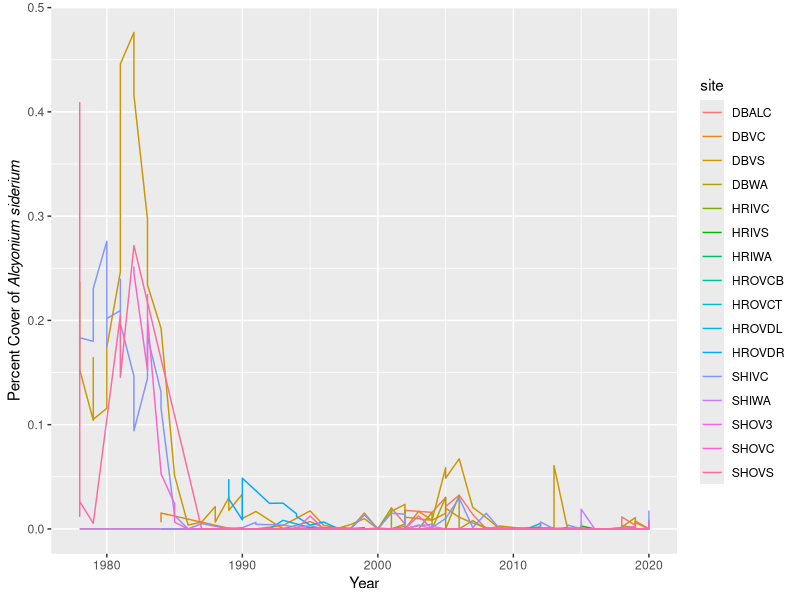

The R source for this figure: (Note: this script raises an error after producing the figure.)
#' -----------------------------------------------
#' This script creates visualizations of timeseries
#' of species
#' -----------------------------------------------

library(readr)
library(dplyr)
library(ggplot2)

sebens_substrate_proportion <-read_csv("data/sebens_substrate_proportion.csv")
View(sebens_substrate_proportion)

sebens_substrate_proportion <-
  sebens_substrate_proportion |>
  filter(year > 1970,
         month %in% c(6:9),
         angle == "vertical") |>
  mutate(year_cent = year - mean(year))

str(sebens_substrate_proportion)


#Use corrected names from coefs_with_indicies.csv

Alcyonium_siderium_plot <- ggplot(data = sebens_substrate_proportion,
       aes(x = year, y = alcyonium_sub, #sub in species name
           color = site)) +
  geom_line()+
  labs(x = "Year",
       y = "Percent Cover of *Alcyonium siderium*")+ #sub in species name
  theme(axis.title.y = ggtext::element_markdown())+  
  ggsave("figures/Alcyonium_siderium_plot.pdf")

Alcyonium_siderium_plot

Anomia_simplex_plot <- ggplot(data = sebens_substrate_proportion,
                              aes(x = year, y = anomia_spp, #sub in species name
                                  color = site)) +
  geom_line()+
  labs(x = "Year",
       y = "Percent Cover of *Anomia simplex*")+ #sub in species name
  theme(axis.title.y = ggtext::element_markdown())+  
  ggsave("figures/Anomia_simplex_plot.pdf")

Anomia_simplex_plot

Aplidium_glabrum_plot <- ggplot(data = sebens_substrate_proportion,
                                aes(x = year, y = aplidium_glabrum, #sub in species name
                                    color = site)) +
  geom_line()+
  labs(x = "Year",
       y = "Percent Cover of *Aplidium glabrum*")+ #sub in species name
  theme(axis.title.y = ggtext::element_markdown())+  
  ggsave("figures/Aplidium_glabrum_plot.pdf")

Aplidium_glabrum_plot

Balanus_balanus_plot <- ggplot(data = sebens_substrate_proportion,
                               aes(x = year, y = balanus_balanus, #sub in species name
                                   color = site)) +
  geom_line()+
  labs(x = "Year",
       y = "Percent Cover of *Balanus balanus*")+ #sub in species name
  theme(axis.title.y = ggtext::element_markdown())+  
  ggsave("figures/Balanus_balanus_plot.pdf")

Balanus_balanus_plot

Boltenia_echinata_plot <- ggplot(data = sebens_substrate_proportion,
                                 aes(x = year, y = boltenia_echinata, #sub in species name
                                     color = site)) +
  geom_line()+
  labs(x = "Year",
       y = "Percent Cover of *Boltenia echinata*")+ #sub in species name
  theme(axis.title.y = ggtext::element_markdown())+  
  ggsave("figures/Boltenia_echinata_plot.pdf")

Boltenia_echinata_plot

Boltenia_ovifera_plot <- ggplot(data = sebens_substrate_proportion,
                                aes(x = year, y = boltenia_ovifera, #sub in species name
                                    color = site)) +
  geom_line()+
  labs(x = "Year",
       y = "Percent Cover of *Boltenia ovifera*")+ #sub in species name
  theme(axis.title.y = ggtext::element_markdown())+  
  ggsave("figures/Boltenia_ovifera_plot.pdf")

Boltenia_ovifera_plot

Botrylloides_violaceus_plot <- ggplot(data = sebens_substrate_proportion,
                                      aes(x = year, y = botrylloides_sp, #sub in species name
                                          color = site)) +
  geom_line()+
  labs(x = "Year",
       y = "Percent Cover of *Botrylloides violaceus*")+ #sub in species name
  theme(axis.title.y = ggtext::element_markdown())+  
  ggsave("figures/Botrylloides_violaceus_plot.pdf")

Botrylloides_violaceus_plot

Botryllus_schlosseri_plot <- ggplot(data = sebens_substrate_proportion,
                                    aes(x = year, y = botryllus_schlosseri, #sub in species name
                                        color = site)) +
  geom_line()+
  labs(x = "Year",
       y = "Percent Cover of *Botryllus schlosseri*")+ #sub in species name
  theme(axis.title.y = ggtext::element_markdown())+  
  ggsave("figures/Botryllus_schlosseri_plot.pdf")

Botryllus_schlosseri_plot

Clathromorphum_circumscriptum_plot <- ggplot(data = sebens_substrate_proportion,
                                        aes(x = year, y = clathromorphum_sp, #sub in species name
                                            color = site)) +
  geom_line()+
  labs(x = "Year",
       y = "Percent Cover of *Clathromorphum circumscriptum*")+ #sub in species name
  theme(axis.title.y = ggtext::element_markdown())+  
  ggsave("figures/Clathromorphum_circumscriptum_plot.pdf")

Clathromorphum_circumscriptum_plot

Cliona_celata_plot <- ggplot(data = sebens_substrate_proportion,
                             aes(x = year, y = cliona_spp, #sub in species name
                                 color = site)) +
  geom_line()+
  labs(x = "Year",
       y = "Percent Cover of *Cliona celata*")+ #sub in species name
  theme(axis.title.y = ggtext::element_markdown())+  
  ggsave("figures/Cliona_celata_plot.pdf")

Cliona_celata_plot

Dendrodoa_carnea_plot <- ggplot(data = sebens_substrate_proportion,
                                aes(x = year, y = dendrodoa_carnea, #sub in species name
                                    color = site)) +
  geom_line()+
  labs(x = "Year",
       y = "Percent Cover of *Dendrodoa carnea*")+ #sub in species name
  theme(axis.title.y = ggtext::element_markdown())+  
  ggsave("figures/Dendrodoa_carnea_plot.pdf")

Dendrodoa_carnea_plot

Didemnum_albidum_plot <- ggplot(data = sebens_substrate_proportion,
                                aes(x = year, y = didemnum_albidum, #sub in species name
                                    color = site)) +
  geom_line()+
  labs(x = "Year",
       y = "Percent Cover of *Didemnum albidum*")+ #sub in species name
  theme(axis.title.y = ggtext::element_markdown())+  
  ggsave("figures/Didemnum_albidum_plot.pdf")

Didemnum_albidum_plot

Didemnum_vexillum_plot <- ggplot(data = sebens_substrate_proportion,
                                 aes(x = year, y = didemnum_vexillum, #sub in species name
                                     color = site)) +
  geom_line()+
  labs(x = "Year",
       y = "Percent Cover of *Didemnum vexillum*")+ #sub in species name
  theme(axis.title.y = ggtext::element_markdown())+  
  ggsave("figures/Didemnum_vexillum_plot.pdf")

Didemnum_vexillum_plot

Dilosoma_listerianum_plot <- ggplot(data = sebens_substrate_proportion,
                                    aes(x = year, y = diplosoma_listerianum, #sub in species name
                                        color = site)) +
  geom_line()+
  labs(x = "Year",
       y = "Percent Cover of *Diplosoma listerianum*")+ #sub in species name
  theme(axis.title.y = ggtext::element_markdown())+  
  ggsave("figures/Dilosoma_listerianum_plot.pdf")

Dilosoma_listerianum_plot

Edwardsiella_lineata_plot <- ggplot(data = sebens_substrate_proportion,
                                    aes(x = year, y = edwardsiella_lineata, #sub in species name
                                        color = site)) +
  geom_line()+
  labs(x = "Year",
       y = "Percent Cover of *Edwardsiella lineata*")+ #sub in species name
  theme(axis.title.y = ggtext::element_markdown())+  
  ggsave("figures/Edwardsiella_lineata_plot.pdf")

Edwardsiella_lineata_plot

Halichondria_panicea_plot <- ggplot(data = sebens_substrate_proportion,
                                    aes(x = year, y = halichondria_panicea, #sub in species name
                                        color = site)) +
  geom_line()+
  labs(x = "Year",
       y = "Percent Cover of *Halichondria panicea*")+ #sub in species name
  theme(axis.title.y = ggtext::element_markdown())+  
  ggsave("figures/Halichondria_panicea_plot.pdf")

Halichondria_panicea_plot

Haliclona_oculata_plot <- ggplot(data = sebens_substrate_proportion,
                                 aes(x = year, y = haliclona_oculata, #sub in species name
                                     color = site)) +
  geom_line()+
  labs(x = "Year",
       y = "Percent Cover of *Haliclona oculata*")+ #sub in species name
  theme(axis.title.y = ggtext::element_markdown())+  
  ggsave("figures/Haliclona_oculata_plot.pdf")

Haliclona_oculata_plot

Halocynthia_pyriformis_plot <- ggplot(data = sebens_substrate_proportion,
                                      aes(x = year, y = halocynthia_pyriformis, #sub in species name
                                          color = site)) +
  geom_line()+
  labs(x = "Year",
       y = "Percent Cover of *Halocynthia pyriformis*")+ #sub in species name
  theme(axis.title.y = ggtext::element_markdown())+  
  ggsave("figures/Halocynthia_pyriformis_plot.pdf")

Halocynthia_pyriformis_plot

Hymedesmia_paupertas_plot <- ggplot(data = sebens_substrate_proportion,
                                    aes(x = year, y = hymedesmia_sp, #sub in species name
                                        color = site)) +
  geom_line()+
  labs(x = "Year",
       y = "Percent Cover of *Hymedesmia paupertas*")+ #sub in species name
  theme(axis.title.y = ggtext::element_markdown())+  
  ggsave("figures/Hymedesmia_paupertas_plot.pdf")

Hymedesmia_paupertas_plot #not in any photo

Isodictya_palmata_plot <- ggplot(data = sebens_substrate_proportion,
                                 aes(x = year, y = isodictya_spp, #sub in species name
                                     color = site)) +
  geom_line()+
  labs(x = "Year",
       y = "Percent Cover of *Isodictya palmata*")+ #sub in species name
  theme(axis.title.y = ggtext::element_markdown())+  
  ggsave("figures/Isodictya_palmata_plot.pdf")

Isodictya_palmata_plot

Leucosolenia_botryoides_plot <- ggplot(data = sebens_substrate_proportion,
                                       aes(x = year, y = leucosolenia_spp, #sub in species name
                                           color = site)) +
  geom_line()+
  labs(x = "Year",
       y = "Percent Cover of *Leucosolenia botryoides*")+ #sub in species name
  theme(axis.title.y = ggtext::element_markdown())+  
  ggsave("figures/Leucosolenia_botryoides_plot.pdf")

Leucosolenia_botryoides_plot

Lithothamnion_glaciale_plot <- ggplot(data = sebens_substrate_proportion,
                                      aes(x = year, y = lithothamnion_spp, #sub in species name
                                          color = site)) +
  geom_line()+
  labs(x = "Year",
       y = "Percent Cover of *Lithothamnion glaciale*")+ #sub in species name
  theme(axis.title.y = ggtext::element_markdown())+  
  ggsave("figures/Lithothamnion_glaciale_plot.pdf")

Lithothamnion_glaciale_plot

Metriduim_senile_plot <- ggplot(data = sebens_substrate_proportion,
                                aes(x = year, y = metridium_sub, #sub in species name
                                    color = site)) +
  geom_line()+
  labs(x = "Year",
       y = "Percent Cover of *Metriduim senile*")+ #sub in species name
  theme(axis.title.y = ggtext::element_markdown())+  
  ggsave("figures/Metriduim_senile_plot.pdf")

Metriduim_senile_plot

Modiolus_modiolus_plot <- ggplot(data = sebens_substrate_proportion,
                                 aes(x = year, y = modiolus_modiolus, #sub in species name
                                     color = site)) +
  geom_line()+
  labs(x = "Year",
       y = "Percent Cover of *Modiolus modiolus*")+ #sub in species name
  theme(axis.title.y = ggtext::element_markdown())+  
  ggsave("figures/Modiolus_modiolus_plot.pdf")

Modiolus_modiolus_plot

Mogula_citrina_plot <- ggplot(data = sebens_substrate_proportion,
                              aes(x = year, y = molgula_citrina, #sub in species name
                                  color = site)) +
  geom_line()+
  labs(x = "Year",
       y = "Percent Cover of *Molgula citrina*")+ #sub in species name
  theme(axis.title.y = ggtext::element_markdown())+  
  ggsave("figures/Mogula_citrina_plot.pdf")

Mogula_citrina_plot

Mytilus_edulis_plot <- ggplot(data = sebens_substrate_proportion,
                              aes(x = year, y = mytilus_edulis, #sub in species name
                                  color = site)) +
  geom_line()+
  labs(x = "Year",
       y = "Percent Cover of *Mytilus edulis*")+ #sub in species name
  theme(axis.title.y = ggtext::element_markdown())+  
  ggsave("figures/Mytilus_edulis_plot.pdf")

Mytilus_edulis_plot

Peyssonnelia_rosenvingei_plot <- ggplot(data = sebens_substrate_proportion,
                                        aes(x = year, y = peysonnelia, #sub in species name
                                            color = site)) +
  geom_line()+
  labs(x = "Year",
       y = "Percent Cover of *Peysonnelia rosenvingei*")+ #sub in species name
  theme(axis.title.y = ggtext::element_markdown())+  
  ggsave("figures/Peyssonnelia_rosenvingei_plot.pdf")

Peyssonnelia_rosenvingei_plot

Spirorbis_spirorbis_plot <- ggplot(data = sebens_substrate_proportion,
                                   aes(x = year, y = spirorbis_spp, #sub in species name
                                       color = site)) +
  geom_line()+
  labs(x = "Year",
       y = "Percent Cover of *Spirorbis spirorbis*")+ #sub in species name
  theme(axis.title.y = ggtext::element_markdown())+  
  ggsave("figures/Spirorbis_spirorbis_plot.pdf")

Spirorbis_spirorbis_plot

Styela_clava_plot <- ggplot(data = sebens_substrate_proportion,
                            aes(x = year, y = styela_sp, #sub in species name
                                color = site)) +
  geom_line()+
  labs(x = "Year",
       y = "Percent Cover of *Styela clava*")+ #sub in species name
  theme(axis.title.y = ggtext::element_markdown())+  
  ggsave("figures/Styela_clava_plot.pdf")

Styela_clava_plot

Ectopleura_crocea_plot <- ggplot(data = sebens_substrate_proportion,
                                 aes(x = year, y = tubularia_sub, #sub in species name
                                     color = site)) +
  geom_line()+
  labs(x = "Year",
       y = "Percent Cover of *Ectopleura crocea*")+ #sub in species name
  theme(axis.title.y = ggtext::element_markdown())+  
  ggsave("figures/Ectopleura_crocea_plot.pdf")

Ectopleura_crocea_plot